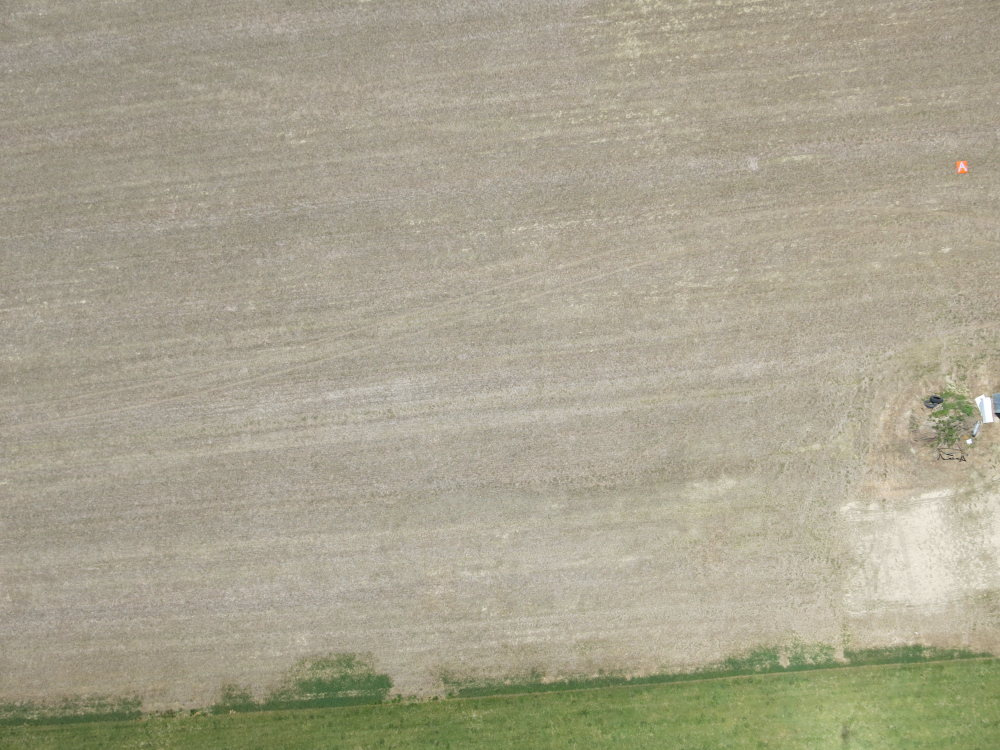
#> input picture ODLC/sample-data/sample.jpg, 4000 x 3000 px (shown at 1/4 size); its folder holds only this picture in this run
$ python Img_Handler.py
#> lines starting #> are read from the running program, lines starting #| are printed output that depends on the picture
#!/usr/bin/python2
from PIL import Image
import pandas as pd
import math
import glob, os

class Img_Handler:
	'api for cropping photos'

	def __init__(self, _pullDir, _saveDir, _size=150, _offset=-50, _imgXY=(4000,3000), _imgDataFile="photolog.txt"):
		self.pullDir = _pullDir
		self.saveDir = _saveDir
		self.size = _size
		self.offset = _offset
		self.imgXY = _imgXY
		self.imgData = Img_Data(self.pullDir, self.saveDir, _imgDataFile)
#> (reads ODLC/sample-data/photolog.txt from the repository)

	def cropSingle(self, imgName):
		img = Img_Obj(self.pullDir, self.saveDir, imgName)
		img.loadImg()

		step = self.size + self.offset

		# get data for base img
		latLonAltYaw = self.imgData.getLatLonAltYaw(imgName)

		# loop through image on x and y planes
		for x in range(0, self.imgXY[0], step):
			for y in range(0, self.imgXY[1], step):

				xMax = x+self.size
				yMax = y+self.size

				# crop to new image size
				subImg = img.crop(x, y, xMax, yMax)

				# name and save the image
				saveName = imgName[:imgName.rfind('.')] + "_" + str(x) + "_" + str(y) + ".jpg"
				subImg.save(saveName)

				# get lat and lon of new image
				latLon = self.imgData.calcLatLon(latLonAltYaw, x, y, self.size, self.imgXY)

				# append the data to a file
				fileName = imgName[:imgName.rfind('.')] + ".txt"
				self.imgData.save(latLon, fileName)

	def cropAll(self):
		for file in glob.glob(self.pullDir + "*.jpg"):
			self.cropSingle(file[file.rfind('/'):])


class Img_Obj:
	'handles reading, writing, and manipulating actual images'

	def __init__(self, _pullDir, _saveDir, _imgName, _img=None):
		self.pullDir = _pullDir
		self.saveDir = _saveDir
		self.imgName = _imgName
		self.img = _img

	def loadImg(self):
		self.img = Image.open(self.pullDir + self.imgName)
#> self.img is the input picture: PIL image 4000x3000 RGB; mean R, G, B 168.2, 163.1, 142.6

	def crop(self, xMin, yMin, xMax, yMax):
		# create a img obj for the sub img so raw img is not passed back
		tmp_obj = Img_Obj(None, self.saveDir, None, None)
		tmp_obj.img = self.img.crop((xMin, yMin, xMax, yMax))
		return tmp_obj

	def save(self, saveName):
		self.img.save(self.saveDir + saveName)

class Img_Data:
	'handles reading, writing, and calculations on image data'

	def __init__(self, _pullDir, _saveDir="./", _dataFile="photolog.txt", _imgDir=None):
		self.pullDir = _pullDir
		self.dataFile = _dataFile

		if(_imgDir is None):
			_imgDir = _pullDir

		self.imgDir = _imgDir
		# use pandas dataframe for reading in data
		self.df = pd.read_csv(self.pullDir + self.dataFile)

	def getLatLonAltYaw(self, imgName):
		#find correct image in pandas data frame
		# TODO: check for more efficient solution
#> called with imgName = '/sample.jpg'
		for x in range(0,len(self.df)):
			# extract img name from the entire path
			imgNameLoc = self.df.iloc[x][' fileName'].rfind('/')+1
			imgName = self.df.iloc[x][' fileName'][imgNameLoc:]

			# if found correct data set, return data
			if(imgName == imgName):
				lat = self.df.iloc[x][' lat']
				lon = self.df.iloc[x][' lng']
				alt = self.df.iloc[x][' relativeAltitude']
				yaw = self.df.iloc[x][' yaw']
				return (lat, lon, alt, yaw)

		# img not found
		return None

	def calcLatLon(self, latLonAltYaw, xMin, yMin, subSize, origXY):
		# passed in blank data
		if(latLonAltYaw is None):
			return (0.0,0.0)

		# parse the tuple to vars
		lat = latLonAltYaw[0]
		lon = latLonAltYaw[1]
		alt = latLonAltYaw[2]

		# if camera is rotated +90 degrees from plane yaw
		yaw = latLonAltYaw[3] + 90 # TODO: check this assumption

		xMid = xMin+subSize/2
		yMid = yMin+subSize/2

		# static G15 Field of View
		FOV = 80.0

		# image distance coverage
		origDist = 2 * alt * math.tan( math.radians(FOV) / 2.0 )

		# get pixel offset for center of sub image
		xOffset = xMid - origXY[0] / 2.0
		yOffset = origXY[1] / 2.0 - yMid

		# get meters offset of center of sub image
		subX = xOffset / origXY[0] * origDist
		subY = yOffset / origXY[1] * origDist

		# calculate new lat and lon and account for the yaw of the plane
		lat = lat + subY / 111111.0 * math.sin(yaw)
		lon = lon + subX / 111111.0 * math.cos(lat) * math.cos(yaw)

		return (lat, lon)

	def save(self, latLon, fileName):
		# TODO: append data to file
		return None

ih = Img_Handler("./sample-data/", "./generated-images/", _size=500, _offset=-250)

#ih.cropSingle("sample.jpg")
ih.cropAll()
#> the loop in cropSingle, `for x in range(0, self.imgXY[0], step):` made 16 passes
#> pass 1, in crop, `tmp_obj.img = self.img.crop((xMin, yMin, xMax, yMax))`:
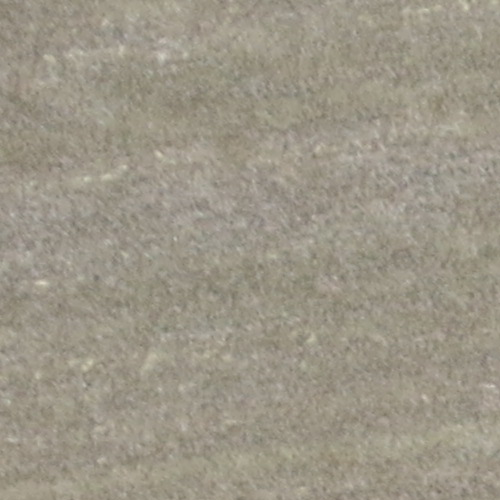
#> tmp_obj.img: PIL image 500x500 RGB; mean R, G, B 156.3, 150.1, 135.3
#> pass 1, in crop (call 2), `tmp_obj.img = self.img.crop((xMin, yMin, xMax, yMax))`:
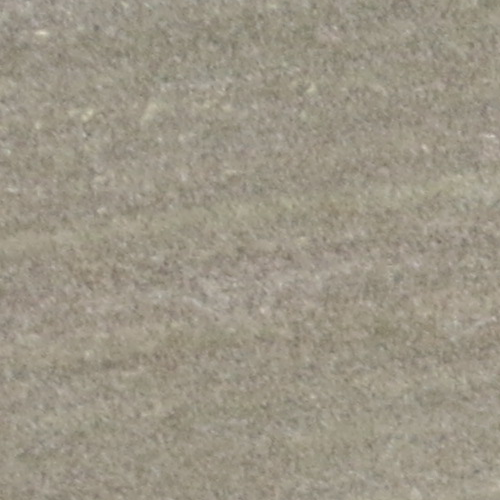
#> tmp_obj.img: PIL image 500x500 RGB; mean R, G, B 156.2, 149.5, 134.1
#> pass 1, in crop (call 3), `tmp_obj.img = self.img.crop((xMin, yMin, xMax, yMax))`:
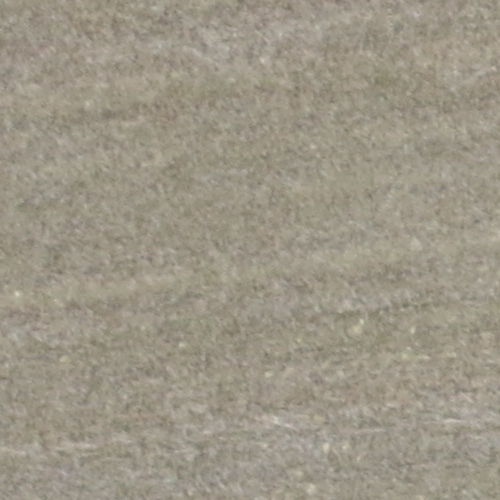
#> tmp_obj.img: PIL image 500x500 RGB; mean R, G, B 156.9, 150.1, 134.9
#> pass 1, in crop (call 4), `tmp_obj.img = self.img.crop((xMin, yMin, xMax, yMax))`:
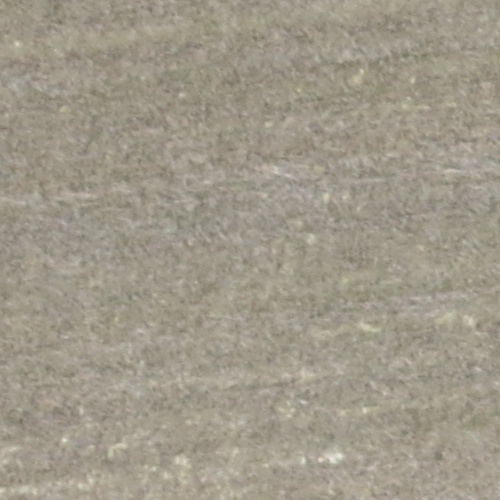
#> tmp_obj.img: PIL image 500x500 RGB; mean R, G, B 159.5, 153, 137.8
